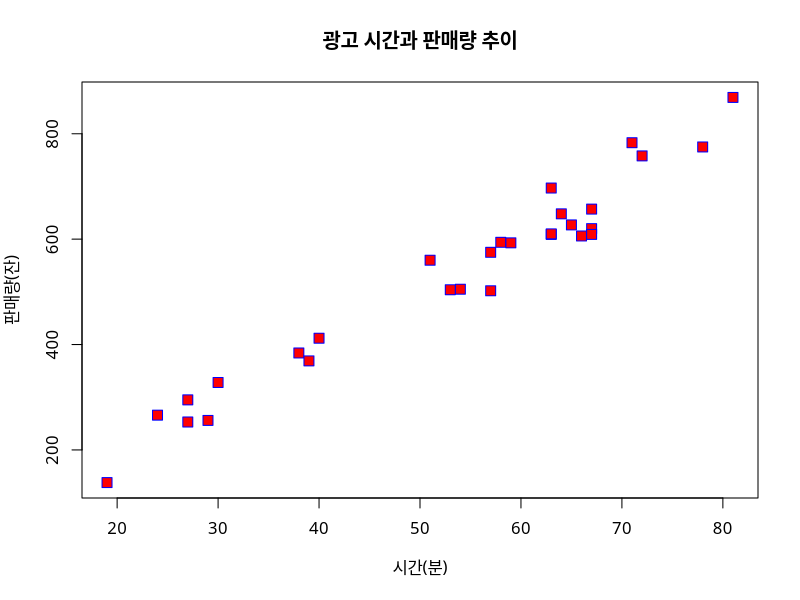

Write the R code that produced this figure.
#using the 'D:/source/adv_sales.csv' file 
setwd("~/Study/CourseWork/Coursework/BigData/CSV")
DF <- read.csv("adv_sales.csv")
par(family="AppleGothic")
str(DF)

time <- DF$ADV
sales <- DF$Sales
plot(time, sales, main="광고 시간과 판매량 추이", 
     xlab="시간(분)", ylab="판매량(잔)", pch=22,
     col="blue", bg="red", cex=1.5)
